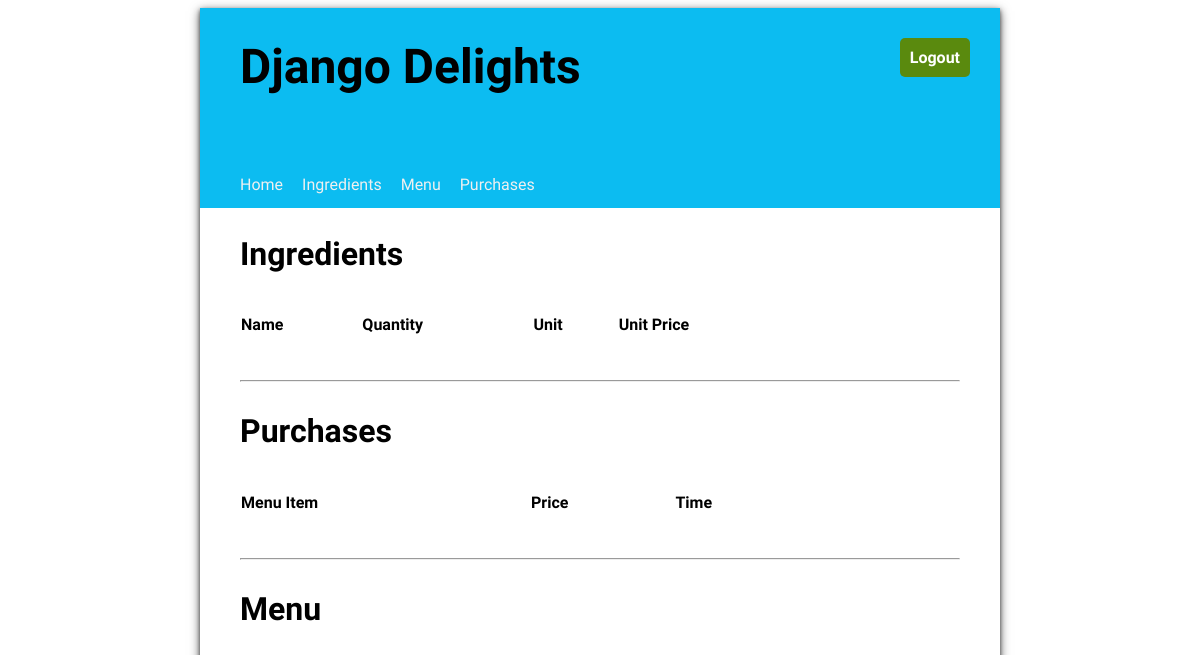
The app's page /, older data.
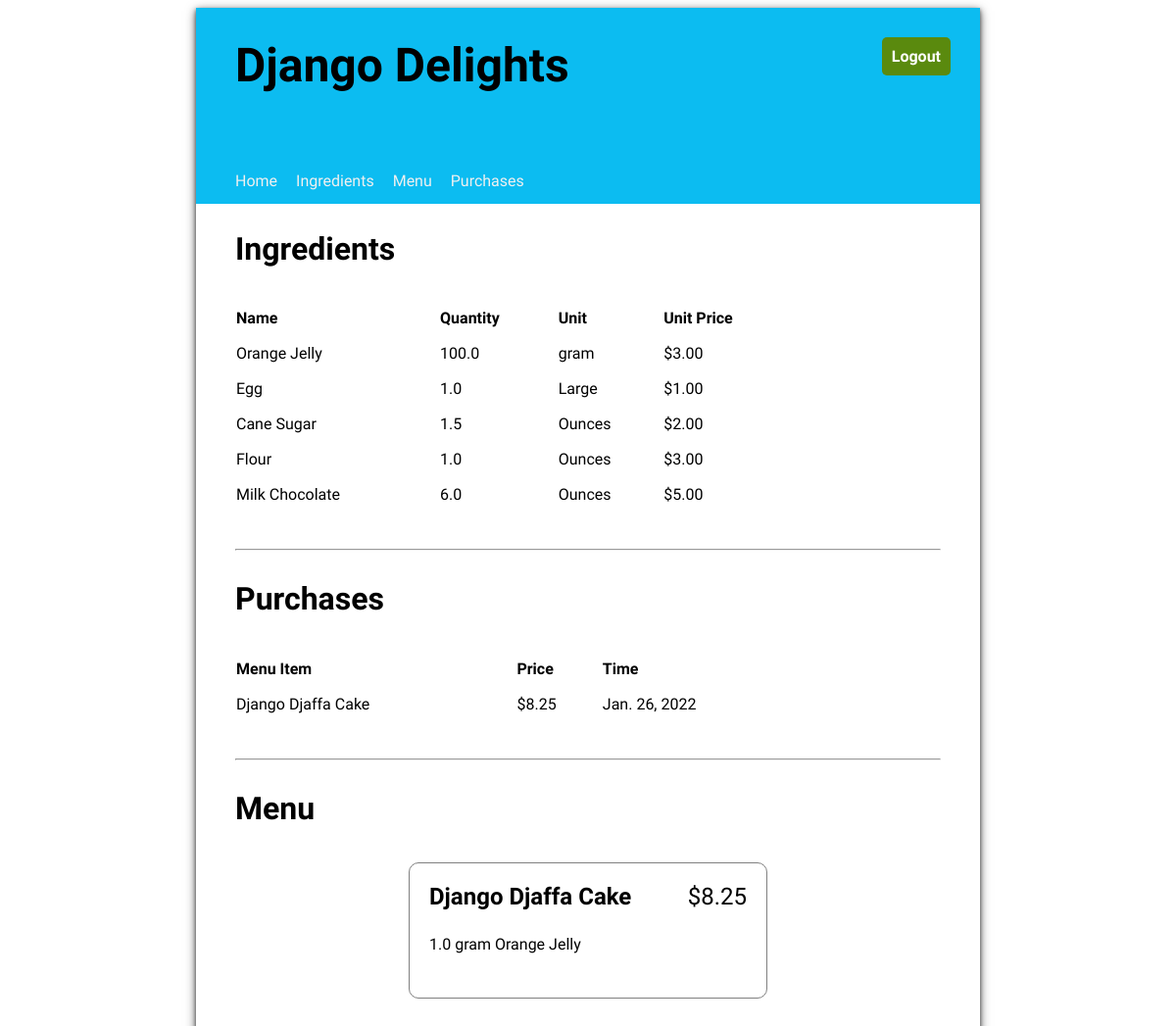
The same page, newer data.
### inventory/models.py (models this page shows, shortened)
class Ingredient(models.Model):
    name = models.CharField(max_length=100)
    quantity = models.FloatField(default=1)
    unit = models.CharField(max_length= 100)
    unit_price = models.FloatField(default = 0.00)

class Purchases(models.Model):
    menu_item = models.ForeignKey( MenuItems, on_delete =models.CASCADE)
    timestamp = models.DateField(auto_now = True)

class MenuItems(models.Model):
    title = models.CharField(max_length= 100)
    price = models.FloatField(default= 0.00)

class RecipeRequirement(models.Model):
    menu_item = models.ForeignKey(MenuItems, on_delete = models.CASCADE)
    ingredient = models.ForeignKey(Ingredient,  on_delete = models.CASCADE)
    quantity = models.FloatField(default= 0)

### inventory/views.py (the view)
# urls.py: 2. Add a URL to urlpatterns:  path('', views.home, name='home')
def home(request):
    queryset = Ingredient.objects.all()
    queryset1 = Purchases.objects.all()
    queryset2 = MenuItems.objects.all()
    context = {
        'ingredient_list': queryset,
        'purchases_list' : queryset1,
        'menu_list' : queryset2
    }
    return render(request, "inventory/home.html", context)

### inventory/templates/inventory/home.html (shortened to what this page needs)
{% extends 'base.html' %}
{% load static %}
{% block content %}
    <div class="home">
        <div>
            <h2>Ingredients</h2>
            <table class="inventory-table">
                <thead>
                    <tr>
                        <th>Name</th>
                        <th>Quantity</th>
                        <th>Unit</th>
                        <th>Unit Price</th>
                    </tr>
                </thead>
                <tbody>
                {% for ingredient in ingredient_list %}
                    <tr>
                        <td>{{ ingredient.name }}</td>
                        <td>{{ ingredient.quantity }}</td>
                        <td>{{ ingredient.unit }}</td>
                        <td class="price">${{ ingredient.unit_price|stringformat:".2f" }}</td>
                    </tr>
                {% endfor %}
                </tbody>
            </table>
        </div>
        <hr/>
        <div>
            <h2>Purchases</h2>
            <table class="inventory-table">
                <thead>
                    <tr>
                        <th>Menu Item</th>
                        <th>Price</th>
                        <th>Time</th>
                    </tr>
                </thead>
                <tbody>
                {% for purchase in purchases_list %}
                    <tr>
                        <td>{{ purchase.menu_item.title }}</td>
                        <td class="price">${{ purchase.menu_item.price|stringformat:".2f" }}</td>
                        <td>{{ purchase.timestamp }}</td>
                    </tr>
                {% endfor %}
                </tbody>
            </table>
        </div>
        <hr/>
        <div>
            <h2>Menu</h2>
            <ul class="menu-items">
            {% for menu_item in menu_list %}
                <li>
                    <div class="menu-item-header">
                        <div class="menu-item-title">{{ menu_item.title }}</div>
                        <div class="menu-item-price">${{ menu_item.price|stringformat:".2f" }}</div>
                    </div>
                    <ul class="menu-item-ingredients">
                        {% for recipe_requirement in menu_item.reciperequirement_set.all %}
                        <li>{{ recipe_requirement.quantity }} {{recipe_requirement.ingredient.unit }} {{ recipe_requirement.ingredient.name }}</li>
                        {% endfor %}
                    </ul>
                </li>
            {% endfor %}
            </ul>
        </div>
    </div>
{% endblock %}

Row changes from the older to the newer data that the page shows:
added Ingredient: name "Orange Jelly", quantity "100.0", unit "gram", unit_price "3.00"
added Ingredient: name "Egg", quantity "1.0", unit "Large", unit_price "1.00"
added Ingredient: name "Cane Sugar", quantity "1.5", unit "Ounces", unit_price "2.00"
added Ingredient: name "Flour", quantity "1.0", unit "Ounces", unit_price "3.00"
added Ingredient: name "Milk Chocolate", quantity "6.0", unit "Ounces", unit_price "5.00"
added Purchases: menu_item "Django Djaffa Cake", menu_item.price "8.25", timestamp "Jan. 26, 2022"
added MenuItems: title "Django Djaffa Cake", price "8.25"
added RecipeRequirement: quantity "1.0", ingredient.unit "gram", ingredient.name "Orange Jelly"
